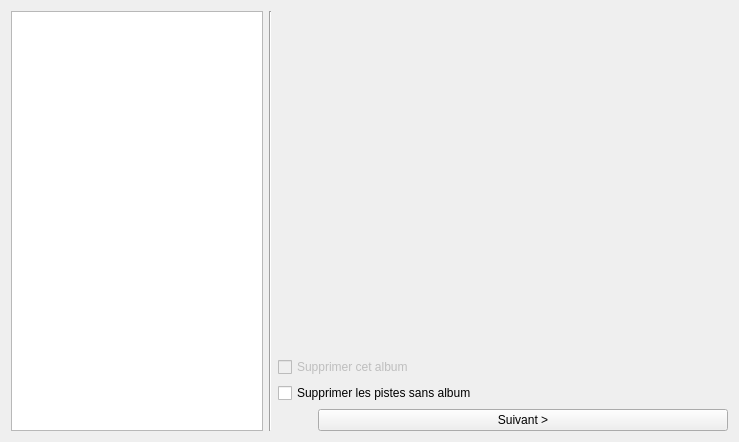
<?xml version="1.0" encoding="UTF-8"?>
<ui version="4.0">
 <class>InitAnalyzeAlbum</class>
 <widget class="QWidget" name="InitAnalyzeAlbum">
  <property name="geometry">
   <rect>
    <x>0</x>
    <y>0</y>
    <width>739</width>
    <height>424</height>
   </rect>
  </property>
  <property name="windowTitle">
   <string>Form</string>
  </property>
  <layout class="QHBoxLayout" name="horizontalLayout">
   <item>
    <widget class="QTableView" name="table"/>
   </item>
   <item>
    <widget class="Line" name="line">
     <property name="orientation">
      <enum>Qt::Vertical</enum>
     </property>
    </widget>
   </item>
   <item>
    <layout class="QVBoxLayout" name="verticalLayout">
     <item>
      <widget class="QWidget" name="widgetAlbum" native="true">
       <property name="sizePolicy">
        <sizepolicy hsizetype="Ignored" vsizetype="Preferred">
         <horstretch>0</horstretch>
         <verstretch>0</verstretch>
        </sizepolicy>
       </property>
       <property name="minimumSize">
        <size>
         <width>450</width>
         <height>340</height>
        </size>
       </property>
      </widget>
     </item>
     <item>
      <widget class="QCheckBox" name="checkDeleteAlbum">
       <property name="enabled">
        <bool>false</bool>
       </property>
       <property name="text">
        <string>Supprimer cet album</string>
       </property>
      </widget>
     </item>
     <item>
      <spacer name="verticalSpacer">
       <property name="orientation">
        <enum>Qt::Vertical</enum>
       </property>
       <property name="sizeHint" stdset="0">
        <size>
         <width>20</width>
         <height>40</height>
        </size>
       </property>
      </spacer>
     </item>
     <item>
      <widget class="QCheckBox" name="checkDeleteTracks">
       <property name="text">
        <string>Supprimer les pistes sans album</string>
       </property>
      </widget>
     </item>
     <item>
      <layout class="QHBoxLayout" name="horizontalLayout_2">
       <item>
        <spacer name="horizontalSpacer">
         <property name="orientation">
          <enum>Qt::Horizontal</enum>
         </property>
         <property name="sizeType">
          <enum>QSizePolicy::Ignored</enum>
         </property>
         <property name="sizeHint" stdset="0">
          <size>
           <width>40</width>
           <height>20</height>
          </size>
         </property>
        </spacer>
       </item>
       <item>
        <widget class="QPushButton" name="buttonNext">
         <property name="text">
          <string>Suivant &gt;</string>
         </property>
        </widget>
       </item>
      </layout>
     </item>
    </layout>
   </item>
  </layout>
 </widget>
 <resources/>
 <connections/>
</ui>
